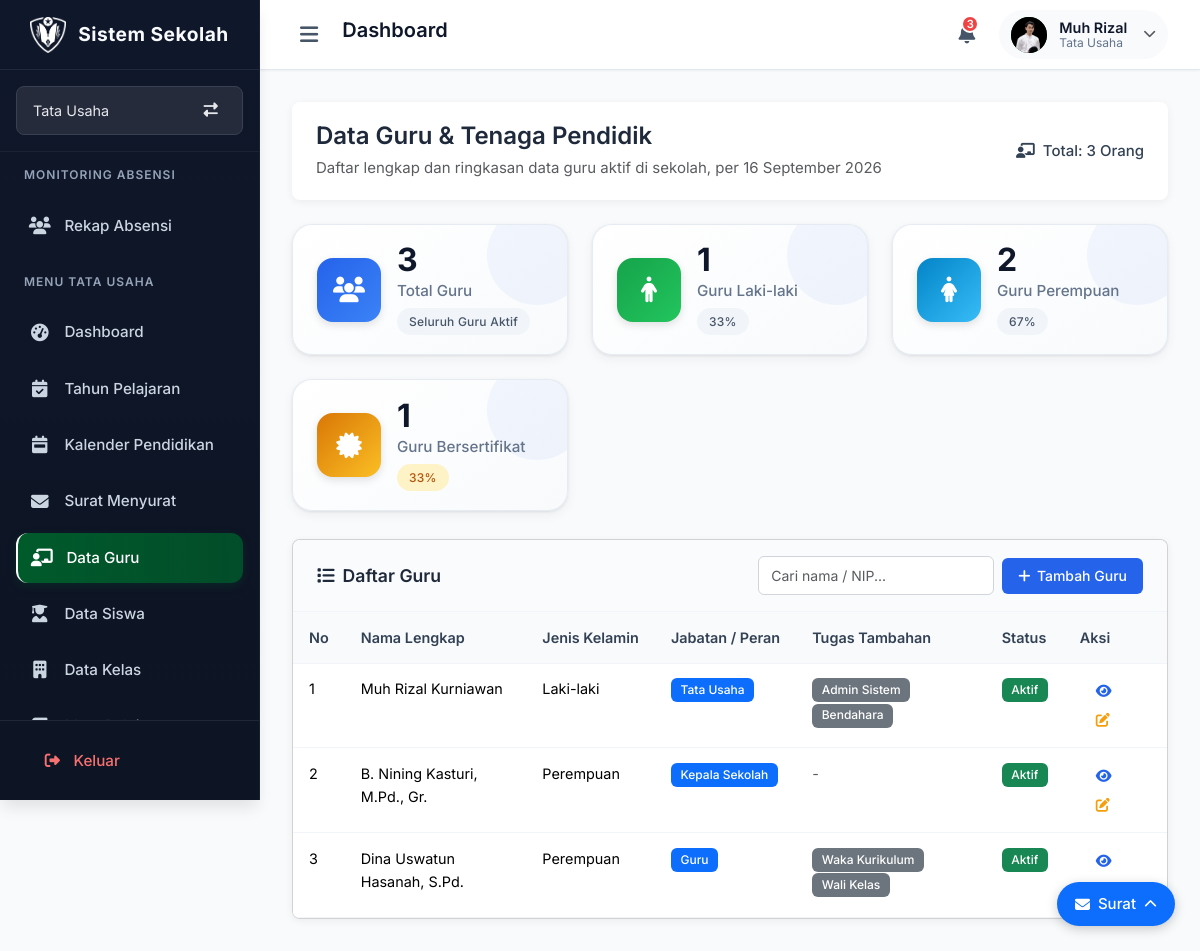
Page /guru/ (signed in) on the earlier database version.
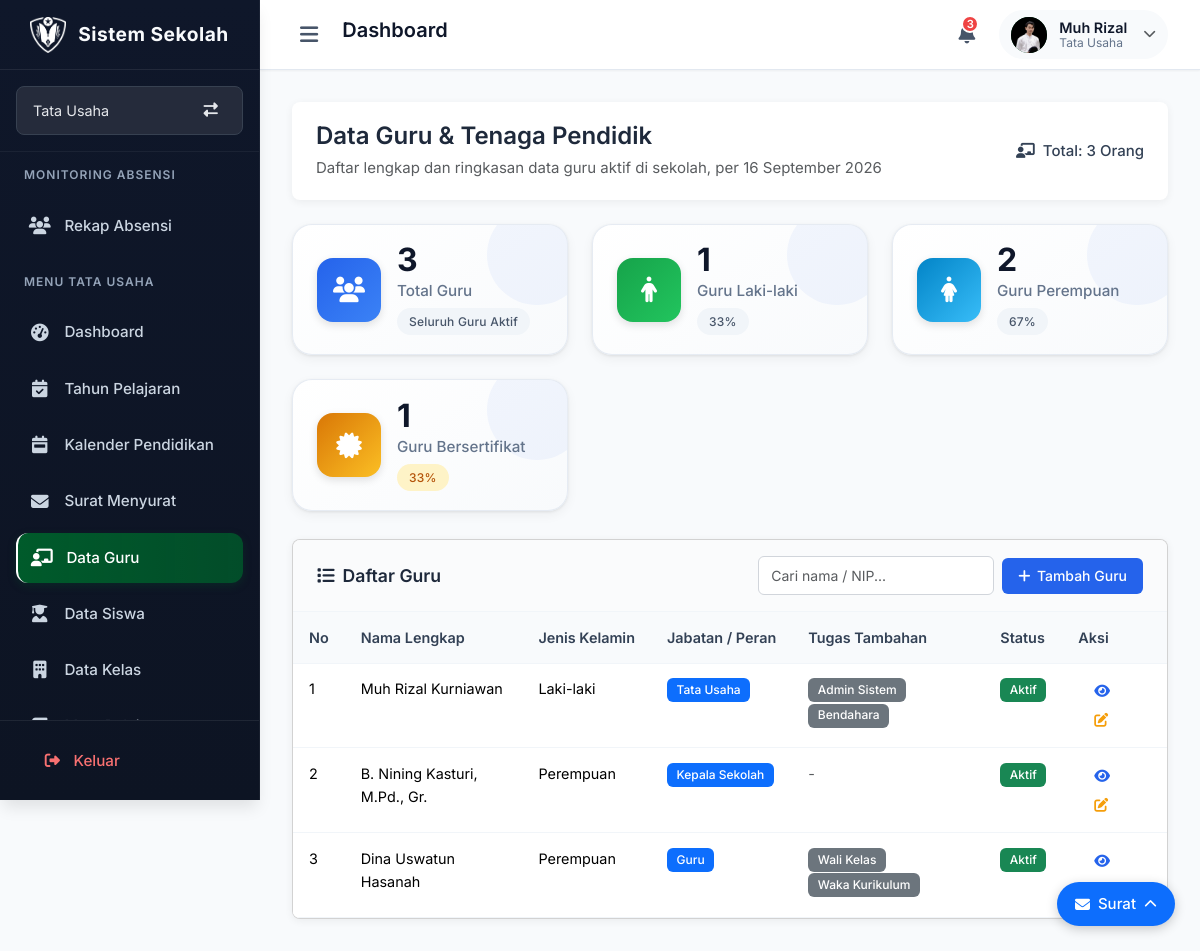
Same page on the later database version.
### models.py (models this page shows, shortened)
class Guru(db.Model):
    __tablename__ = 'guru'
    nip = db.Column(db.String(50), nullable=True)
    nik = db.Column(db.String(20), nullable=True)
    gelar_depan = db.Column(db.String(30), nullable=True)
    gelar_belakang = db.Column(db.String(50), nullable=True)
    pendidikan_terakhir = db.Column(db.String(10), nullable=True)
    status_pernikahan = db.Column(db.String(20), nullable=True)
    id = db.Column(db.String(6), primary_key=True, unique=True, nullable=False)
    nama = db.Column(db.String(100), nullable=False)
    jenis_kelamin = db.Column(db.String(20), nullable=False)
    tempat_lahir = db.Column(db.String(100))
    tanggal_lahir = db.Column(db.Date)
    jabatan = db.Column(db.String(50), nullable=False)
    tugas_tambahan = db.Column(db.Text)
    sertifikasi = db.Column(db.Boolean, default=False)
    status = db.Column(db.String(20), default='Aktif')
    no_hp = db.Column(db.String(20))
    email = db.Column(db.String(100), unique=True, nullable=True)
    alamat = db.Column(db.Text)
    dibuat_pada = db.Column(db.DateTime, default=datetime.utcnow)
    foto_profil = db.Column(db.String(255), nullable=True)
    akun = db.relationship('User', backref='guru', uselist=False)

### routes/sections/data_guru.py (the view)
@data_guru_bp.route('/')
def halaman_data_guru():
    if not session.get('logged_in'):
        return redirect(url_for('login.halaman_login'))
    if not bisa_lihat():
        flash("Anda tidak memiliki hak akses ke halaman ini", "danger")
        return redirect(url_for('dashboard.index'))
    semua_guru = Guru.query.all()
    total_guru = len(semua_guru)
    guru_laki = Guru.query.filter_by(jenis_kelamin='Laki-laki').count()
    guru_perempuan = Guru.query.filter_by(jenis_kelamin='Perempuan').count()
    guru_sertifikasi = Guru.query.filter_by(sertifikasi=True).count()
    persen_guru_laki = round((guru_laki / total_guru) * 100) if total_guru > 0 else 0
    persen_guru_perempuan = round((guru_perempuan / total_guru) * 100) if total_guru > 0 else 0
    persen_sertifikasi = round((guru_sertifikasi / total_guru) * 100) if total_guru > 0 else 0
    daftar_guru = []
    for g in semua_guru:
        daftar_guru.append({
            'id': g.id,
            'nama': g.nama,
            'email': g.email,
            'jenis_kelamin': g.jenis_kelamin,
            'jabatan': g.jabatan or 'Guru',
            'tugas_tambahan': g.tugas_tambahan.split(',') if g.tugas_tambahan else [],
            'semua_tugas': dapatkan_semua_tugas(g.jabatan, g.tugas_tambahan),
            'status': g.status or 'Aktif',
            'akun': g.akun
        })
    context = {
        'active_page': 'data_guru',
        'sub_page': 'daftar',
        'user_name': session.get('user_name', 'Pengguna'),
        'jabatan': session.get('jabatan', ''),
        'role': session.get('jabatan', ''),
        'daftar_tugas_user': session.get('tugas_tambahan', '').split(',') if session.get('tugas_tambahan') else [],
        'tugas_tambahan': session.get('tugas_tambahan', ''),
        'user': {
            'jabatan': session.get('jabatan', ''),
            'tugas_tambahan': session.get('tugas_tambahan', '')
        },
        'today_date': datetime.now().strftime('%d %B %Y'),
        'today_date_long': datetime.now().strftime('%A, %d %B %Y'),
        'total_guru': total_guru,
        'guru_laki': guru_laki,
        'guru_perempuan': guru_perempuan,
        'persen_guru_laki': persen_guru_laki,
        'persen_guru_perempuan': persen_guru_perempuan,
        'guru_sertifikasi': guru_sertifikasi,
        'persen_sertifikasi': persen_sertifikasi,
        'daftar_guru': daftar_guru,
        'bisa_kelola': bisa_kelola(),
        'bisa_hapus': bisa_hapus(),
        'bisa_atur_akun': bisa_atur_akun()
    }
    return render_template('index.html', halaman_aktif=session.get('halaman_aktif', 'utama'), **context)

### app.py (called while the page is built)
@app.before_request
def atur_domain_sesi():
    host = request.host.lower()
    if host.endswith('.smpuhamzanwadi.sch.id'):
        app.config['SESSION_COOKIE_DOMAIN'] = ".smpuhamzanwadi.sch.id"
    else:
        app.config['SESSION_COOKIE_DOMAIN'] = None
        app.config['SESSION_COOKIE_PATH'] = "/"
        app.config['SESSION_COOKIE_HTTPONLY'] = True
        app.config['SESSION_COOKIE_SAMESITE'] = 'Lax'
        app.config['SESSION_COOKIE_SECURE'] = False

def nama_singkat_dropdown(nama_lengkap):
    if not nama_lengkap:
        return "Pengguna"
    nama_lengkap = nama_lengkap.strip()
    gelar_depan = r"^(Dr\.|Drg\.|Prof\.|Ir\.|Sdr\.|H\.|K\.H\.|Alm\.|Almh\.|Drs\.|M\.|Bpk\.|Ibu\.|Ny\.|Tn\.)\s+"
    gelar = ""
    nama_murni = nama_lengkap
    cocok = re.match(gelar_depan, nama_lengkap)
    if cocok:
        gelar = cocok.group(0)
        nama_murni = nama_lengkap[cocok.end():]
    kata = nama_murni.split()
    if not kata:
        return gelar + "Pengguna"
    kata1 = kata[0].strip(".,")
    if len(kata1) >= 4:
        nama_terambil = kata[0]
    else:
        nama_terambil = " ".join(kata[:2])
    return f"{gelar}{nama_terambil}"

### templates/index.html (shortened to what this page needs)
{% extends "layout.html" %}
{% block content %}
{% if active_page == "data_guru" and sub_page == "daftar" %}
    {% include "sections/data_guru.html" %}
{% endif %}
{% include 'components/surat.html' %}
{% endblock %}
{% block extra_css %}
    {% if active_page == "data_guru" %}
        <link rel="stylesheet" href="{{ url_for('static', filename='css/sections/data_guru.css') }}">
    {% endif %}
{% endblock %}

### templates/sections/data_guru.html (shortened to what the changed rows need)
<div class="dashboard-container">
    <div class="welcome-box">
        <div>
            <h2>Data Guru & Tenaga Pendidik</h2>
        </div>
    </div>
    <div class="card">
        <div class="card-body p-0">
            <div class="table-responsive">
                <table class="table table-striped table-hover mb-0">
                    <thead class="table-light">
                        <tr>
                            <th>No</th>
                            <th>Nama Lengkap</th>
                            <th>Jenis Kelamin</th>
                            <th>Jabatan / Peran</th>
                            <th>Tugas Tambahan</th>
                            <th>Status</th>
                            <th>Aksi</th>
                        </tr>
                    </thead>
                    <tbody>
                        {% if daftar_guru %}
                            {% for guru in daftar_guru %}
                            <tr>
                                <td>{{ loop.index }}</td>
                                <td>{{ guru.nama }}</td>
                                <td>{{ guru.jenis_kelamin }}</td>
                                <td>
                                    <span class="badge bg-primary">{{ guru.jabatan | default('Guru') }}</span>
                                </td>
                                <td>
                                    {% if guru.tugas_tambahan %}
                                        {% for tugas in guru.tugas_tambahan %}
                                            <span class="badge bg-secondary me-1">{{ tugas }}</span>
                                        {% endfor %}
                                    {% else %}
                                        <span class="text-muted">-</span>
                                    {% endif %}
                                </td>
                                <td>
                                    {% if guru.status == 'Aktif' %}
                                        <span class="badge bg-success">Aktif</span>
                                    {% else %}
                                        <span class="badge bg-danger">Tidak Aktif</span>
                                    {% endif %}
                                </td>
                                <td>
                                    <a href="{{ url_for('data_guru.detail_guru', id=guru.id) }}" class="btn btn-sm btn-outline-primary" title="Lihat Detail">
                                        <i class="fas fa-eye"></i>
                                    </a>
                                    {% if bisa_kelola %}
                                    <a href="{{ url_for('data_guru.ubah_guru', id=guru.id) }}" class="btn btn-sm btn-outline-warning" title="Ubah Data">
                                    </a>
                                    {% endif %}
                                </td>
                            </tr>
                            {% endfor %}
                        {% else %}
                            <tr>
                                <td colspan="8" class="text-center text-muted py-4">Belum ada data guru yang terdaftar</td>
                            </tr>
                        {% endif %}
                    </tbody>
                </table>
            </div>
        </div>
    </div>
</div>

Differences in the rows shown:
changed Guru "Guru": nama "Dina Uswatun Hasanah, S.Pd." → "Dina Uswatun Hasanah"
